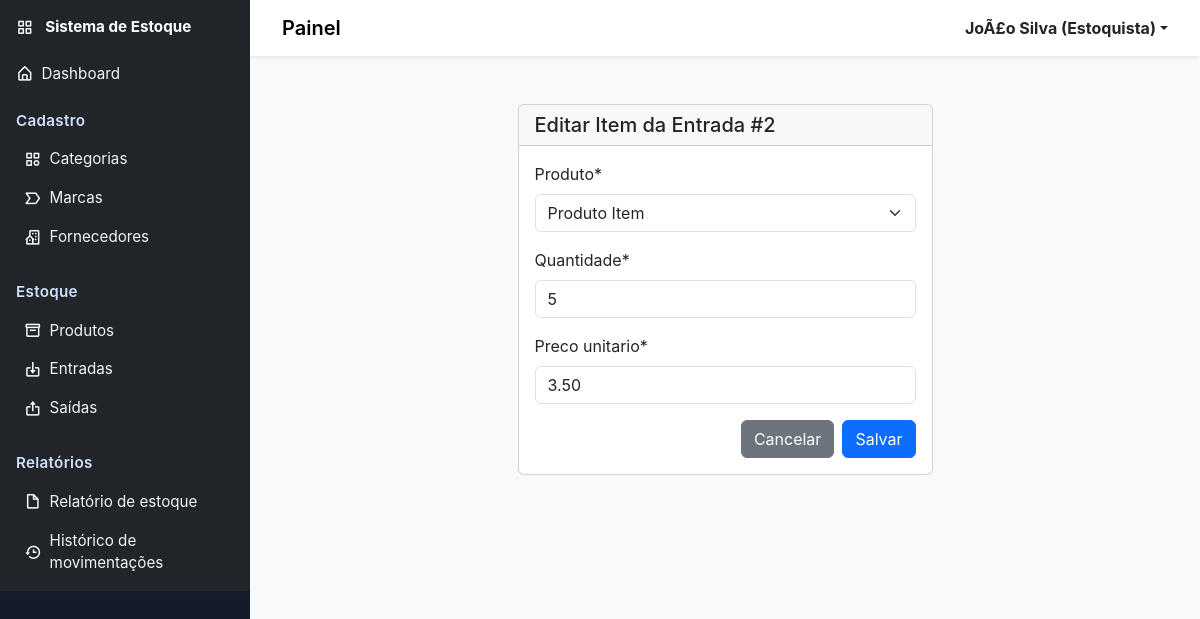
Page /movimentacoes/itens/entrada/1/editar/ (signed in) on the committed database.
### usuarios/models.py (models this page shows, shortened)
class Usuario(AbstractBaseUser, PermissionsMixin):
    NIVEL_ADMIN = "admin"
    NIVEL_ESTOQUISTA = "estoquista"
    NIVEL_CAIXA = "caixa"
    NIVEL_CHOICES = [
        (NIVEL_ADMIN, "Admin"),
        (NIVEL_ESTOQUISTA, "Estoquista"),
        (NIVEL_CAIXA, "Caixa"),
    ]
    id = models.AutoField(primary_key=True)
    nome = models.CharField("Nome", max_length=150)
    login = models.CharField("Login", max_length=50, unique=True)
    nivel_acesso = models.CharField(
        "Nível de acesso", max_length=30, choices=NIVEL_CHOICES, default=NIVEL_ESTOQUISTA)
    is_staff = models.BooleanField("Staff", default=False)
    is_active = models.BooleanField("Ativo", default=True)
    data_criacao = models.DateTimeField(
        "Data de criação", default=timezone.now)
    objects = UsuarioManager()
    USERNAME_FIELD = "login"
    REQUIRED_FIELDS = ["nome"]
    class Meta:
        verbose_name = "Usuário"
        verbose_name_plural = "Usuários"

### movimentacoes/models.py (models this page shows, shortened)
class EntradaItem(models.Model):
    id = models.AutoField(primary_key=True)
    entrada = models.ForeignKey(EntradaEstoque, on_delete=models.CASCADE, related_name="itens")
    produto = models.ForeignKey(Produto, on_delete=models.PROTECT, related_name="entrada_itens")
    quantidade = models.IntegerField()
    preco_unitario = models.DecimalField(max_digits=10, decimal_places=2)
    subtotal = models.DecimalField(max_digits=12, decimal_places=2, editable=False, default=0)
    class Meta:
        verbose_name = "Item da Entrada"
        verbose_name_plural = "Itens da Entrada"

class EntradaEstoque(models.Model):
    id = models.AutoField(primary_key=True)
    fornecedor = models.ForeignKey(Fornecedor, on_delete=models.PROTECT, null=True, blank=True, related_name="entradas")
    data_entrada = models.DateTimeField(default=timezone.now)
    usuario_responsavel = models.ForeignKey(Usuario, on_delete=models.PROTECT, null=True, blank=True, related_name="entradas")
    observacao = models.TextField(blank=True, null=True)
    class Meta:
        verbose_name = "Entrada de Estoque"
        verbose_name_plural = "Entradas de Estoque"

### movimentacoes/views.py (the view)
@login_required
def editar_item_entrada(request, item_pk):
    item = get_object_or_404(EntradaItem, pk=item_pk)
    if request.method == 'POST':
        form = EntradaItemForm(request.POST, instance=item)
        if form.is_valid():
            form.save()
            messages.success(request, 'Item atualizado!')
            return redirect('movimentacoes:detalhe_entrada', pk=item.entrada.id)
    else:
        form = EntradaItemForm(instance=item)
    return render(request, 'movimentacoes/editar_item_entrada.html', {'form': form, 'item': item})

### movimentacoes/forms.py
class EntradaItemForm(forms.ModelForm):
    class Meta:
        model = EntradaItem
        fields = ['produto', 'quantidade', 'preco_unitario']
        widgets = {
            'produto': forms.Select(attrs={'class': 'form-control'}),
            'quantidade': forms.NumberInput(attrs={'class': 'form-control', 'min': 1}),
            'preco_unitario': forms.NumberInput(attrs={'class': 'form-control', 'step': '0.01'}),
        }

### produtos/models.py (called while the page is built)
    def __str__(self):
        return self.nome

### usuarios/templatetags/access_tags.py (called while the page is built)
@register.simple_tag(takes_context=True)
def has_access(context, allowed_levels):
    request = context.get('request')
    if not request or not hasattr(request, 'user') or not request.user.is_authenticated:
        return False
    nivel = getattr(request.user, 'nivel_acesso', None)
    if not nivel:
        return False
    allowed = [x.strip() for x in allowed_levels.split(',') if x.strip()]
    return nivel in allowed

### templates/movimentacoes/editar_item_entrada.html (shortened to what this page needs)
{% extends 'base.html' %}
{% load crispy_forms_tags %}
{% block content %}
<div class="container-fluid p-4">
    <div class="row">
        <div class="col-md-6 offset-md-3">
            <div class="card">
                <div class="card-header"><h5 class="mb-0">Editar Item da Entrada #{{ item.entrada.id }}</h5></div>
                <div class="card-body">
                    <form method="post">
                        {{ form|crispy }}
                        <div class="d-grid gap-2 d-sm-flex justify-content-sm-end">
                            <a href="{% url 'movimentacoes:detalhe_entrada' item.entrada.id %}" class="btn btn-secondary">Cancelar</a>
                            <button type="submit" class="btn btn-primary">Salvar</button>
                        </div>
                    </form>
                </div>
            </div>
        </div>
    </div>
</div>
{% endblock %}

### templates/includes/header.html (shortened to what this page needs)
<header class="navbar navbar-expand-lg navbar-light bg-white shadow-sm">
<div class="container-fluid">
<div class="d-flex align-items-center">
	<a class="navbar-brand" href="#">Painel</a>
</div>
<div class="d-flex align-items-center">
<div class="dropdown">
<a class="d-flex align-items-center text-dark text-decoration-none dropdown-toggle" href="#" id="userDropdown" data-bs-toggle="dropdown" aria-expanded="false">
	<strong>
		{% if request.user.is_authenticated %}
			{{ request.user.nome }} {% if request.user.get_nivel_acesso_display %}({{ request.user.get_nivel_acesso_display }}){% endif %}
		{% else %}
			Usuário
		{% endif %}
	</strong>
</a>
</div>
</div>
</div>
</header>

### static/css/style.css (style rules this page uses)
body { font-family: Inter, system-ui, -apple-system, 'Segoe UI', Roboto, 'Helvetica Neue', Arial; background-color: #f8f9fa; }
header.navbar .navbar-brand { font-weight:600 }
@media (min-width: 768px) { header.navbar { padding-left: 1.25rem; padding-right:1.25rem } }

### rows in the picture
Usuario: user.nome "JoÃ£o Silva", user.nivel_acesso "Estoquista"
EntradaItem: entrada.id "2", produto "Produto Item", quantidade "5", preco_unitario "3.50"
